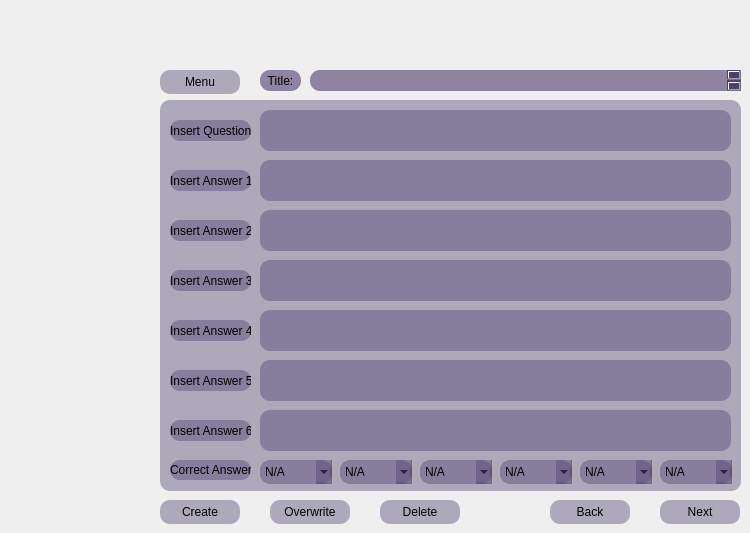
    <widget class="QWidget" name="pageQuizCreate">
     <widget class="QPushButton" name="pushButtonCreateQuestion">
      <property name="geometry">
       <rect>
        <x>160</x>
        <y>500</y>
        <width>80</width>
        <height>24</height>
       </rect>
      </property>
      <property name="styleSheet">
       <string notr="true">background-color: rgba(75, 58, 108, 100);
border-radius: 10px;</string>
      </property>
      <property name="text">
       <string>Create</string>
      </property>
     </widget>
     <widget class="QPushButton" name="pushButtonOverwriteQuestion">
      <property name="geometry">
       <rect>
        <x>270</x>
        <y>500</y>
        <width>80</width>
        <height>24</height>
       </rect>
      </property>
      <property name="styleSheet">
       <string notr="true">background-color: rgba(75, 58, 108, 100);
border-radius: 10px;</string>
      </property>
      <property name="text">
       <string>Overwrite</string>
      </property>
     </widget>
     <widget class="QPushButton" name="pushButtonDeleteQuestion">
      <property name="geometry">
       <rect>
        <x>380</x>
        <y>500</y>
        <width>80</width>
        <height>24</height>
       </rect>
      </property>
      <property name="styleSheet">
       <string notr="true">background-color: rgba(75, 58, 108, 100);
border-radius: 10px;</string>
      </property>
      <property name="text">
       <string>Delete</string>
      </property>
     </widget>
     <widget class="QPushButton" name="pushButtonPreviousQuestion">
      <property name="geometry">
       <rect>
        <x>550</x>
        <y>500</y>
        <width>80</width>
        <height>24</height>
       </rect>
      </property>
      <property name="styleSheet">
       <string notr="true">background-color: rgba(75, 58, 108, 100);
border-radius: 10px;</string>
      </property>
      <property name="text">
       <string>Back</string>
      </property>
     </widget>
     <widget class="QPushButton" name="pushButtonNextQuestion">
      <property name="geometry">
       <rect>
        <x>660</x>
        <y>500</y>
        <width>80</width>
        <height>24</height>
       </rect>
      </property>
      <property name="styleSheet">
       <string notr="true">background-color: rgba(75, 58, 108, 100);
border-radius: 10px;</string>
      </property>
      <property name="text">
       <string>Next</string>
      </property>
     </widget>
     <widget class="QPushButton" name="pushButtonReturn">
      <property name="geometry">
       <rect>
        <x>160</x>
        <y>70</y>
        <width>80</width>
        <height>24</height>
       </rect>
      </property>
      <property name="styleSheet">
       <string notr="true">background-color: rgba(75, 58, 108, 100);
border-radius: 10px;</string>
      </property>
      <property name="text">
       <string>Menu</string>
      </property>
     </widget>
     <widget class="QFrame" name="quizCreateFrame">
      <property name="geometry">
       <rect>
        <x>160</x>
        <y>100</y>
        <width>581</width>
        <height>391</height>
       </rect>
      </property>
      <property name="styleSheet">
       <string notr="true">background-color: rgba(75, 58, 108, 100);
border-radius: 10px;</string>
      </property>
      <property name="frameShape">
       <enum>QFrame::Shape::StyledPanel</enum>
      </property>
      <property name="frameShadow">
       <enum>QFrame::Shadow::Raised</enum>
      </property>
      <widget class="QLineEdit" name="lineEditAnswer3">
       <property name="geometry">
        <rect>
         <x>100</x>
         <y>160</y>
         <width>471</width>
         <height>41</height>
        </rect>
       </property>
       <property name="font">
        <font>
         <family>Sans Serif Collection</family>
         <pointsize>12</pointsize>
        </font>
       </property>
      </widget>
      <widget class="QLabel" name="labelAnswer3">
       <property name="geometry">
        <rect>
         <x>10</x>
         <y>170</y>
         <width>81</width>
         <height>21</height>
        </rect>
       </property>
       <property name="styleSheet">
        <string>background-color: rgba(75, 58, 108, 100);</string>
       </property>
       <property name="text">
        <string>Insert Answer 3</string>
       </property>
      </widget>
      <widget class="QLabel" name="labelAnswer6">
       <property name="geometry">
        <rect>
         <x>10</x>
         <y>320</y>
         <width>81</width>
         <height>21</height>
        </rect>
       </property>
       <property name="styleSheet">
        <string>background-color: rgba(75, 58, 108, 100);</string>
       </property>
       <property name="text">
        <string>Insert Answer 6</string>
       </property>
      </widget>
      <widget class="QLabel" name="labelAnswer2">
       <property name="geometry">
        <rect>
         <x>10</x>
         <y>120</y>
         <width>81</width>
         <height>21</height>
        </rect>
       </property>
       <property name="styleSheet">
        <string>background-color: rgba(75, 58, 108, 100);</string>
       </property>
       <property name="text">
        <string>Insert Answer 2</string>
       </property>
      </widget>
      <widget class="QComboBox" name="comboBoxCorrect">
       <property name="geometry">
        <rect>
         <x>100</x>
         <y>360</y>
         <width>72</width>
         <height>24</height>
        </rect>
       </property>
       <property name="styleSheet">
        <string>background-color: rgba(75, 58, 108, 100);</string>
       </property>
       <item>
        <property name="text">
         <string>N/A</string>
        </property>
       </item>
       <item>
        <property name="text">
         <string>1</string>
        </property>
       </item>
       <item>
        <property name="text">
         <string>2</string>
        </property>
       </item>
       <item>
        <property name="text">
         <string>3</string>
        </property>
       </item>
       <item>
        <property name="text">
         <string>4</string>
        </property>
       </item>
       <item>
        <property name="text">
         <string>5</string>
        </property>
       </item>
       <item>
        <property name="text">
         <string>6</string>
        </property>
       </item>
      </widget>
      <widget class="QLabel" name="labelCorrectAnswer">
       <property name="geometry">
        <rect>
         <x>10</x>
         <y>360</y>
         <width>81</width>
         <height>20</height>
        </rect>
       </property>
       <property name="styleSheet">
        <string>background-color: rgba(75, 58, 108, 100);</string>
       </property>
       <property name="text">
        <string>Correct Answer</string>
       </property>
      </widget>
      <widget class="QLineEdit" name="lineEditAnswer4">
       <property name="geometry">
        <rect>
         <x>100</x>
         <y>210</y>
         <width>471</width>
         <height>41</height>
        </rect>
       </property>
       <property name="font">
        <font>
         <family>Sans Serif Collection</family>
         <pointsize>12</pointsize>
        </font>
       </property>
      </widget>
      <widget class="QLabel" name="labelAnswer1">
       <property name="geometry">
        <rect>
         <x>10</x>
         <y>70</y>
         <width>81</width>
         <height>21</height>
        </rect>
       </property>
       <property name="styleSheet">
        <string>background-color: rgba(75, 58, 108, 100);</string>
       </property>
       <property name="text">
        <string>Insert Answer 1</string>
       </property>
      </widget>
      <widget class="QLabel" name="labelAnswer4">
       <property name="geometry">
        <rect>
         <x>10</x>
         <y>220</y>
         <width>81</width>
         <height>21</height>
        </rect>
       </property>
       <property name="styleSheet">
        <string>background-color: rgba(75, 58, 108, 100);</string>
       </property>
       <property name="text">
        <string>Insert Answer 4</string>
       </property>
      </widget>
      <widget class="QLabel" name="labelAnswer5">
       <property name="geometry">
        <rect>
         <x>10</x>
         <y>270</y>
         <width>81</width>
         <height>21</height>
        </rect>
       </property>
       <property name="styleSheet">
        <string>background-color: rgba(75, 58, 108, 100);</string>
       </property>
       <property name="text">
        <string>Insert Answer 5</string>
       </property>
      </widget>
      <widget class="QLineEdit" name="lineEditAnswer6">
       <property name="geometry">
        <rect>
         <x>100</x>
         <y>310</y>
         <width>471</width>
         <height>41</height>
        </rect>
       </property>
       <property name="font">
        <font>
         <family>Sans Serif Collection</family>
         <pointsize>12</pointsize>
        </font>
       </property>
      </widget>
      <widget class="QLabel" name="labelQuestion">
       <property name="geometry">
        <rect>
         <x>10</x>
         <y>20</y>
         <width>81</width>
         <height>21</height>
        </rect>
       </property>
       <property name="styleSheet">
        <string>background-color: rgba(75, 58, 108, 100);</string>
       </property>
       <property name="text">
        <string>Insert Question</string>
       </property>
      </widget>
      <widget class="QLineEdit" name="lineEditAnswer1">
       <property name="geometry">
        <rect>
         <x>100</x>
         <y>60</y>
         <width>471</width>
         <height>41</height>
        </rect>
       </property>
       <property name="font">
        <font>
         <family>Sans Serif Collection</family>
         <pointsize>12</pointsize>
        </font>
       </property>
      </widget>
      <widget class="QLineEdit" name="lineEditAnswer2">
       <property name="geometry">
        <rect>
         <x>100</x>
         <y>110</y>
         <width>471</width>
         <height>41</height>
        </rect>
       </property>
       <property name="font">
        <font>
         <family>Sans Serif Collection</family>
         <pointsize>12</pointsize>
        </font>
       </property>
      </widget>
      <widget class="QLineEdit" name="lineEditQuestion">
       <property name="geometry">
        <rect>
         <x>100</x>
         <y>10</y>
         <width>471</width>
         <height>41</height>
        </rect>
       </property>
       <property name="font">
        <font>
         <family>Sans Serif Collection</family>
         <pointsize>12</pointsize>
         <bold>true</bold>
        </font>
       </property>
      </widget>
      <widget class="QLineEdit" name="lineEditAnswer5">
       <property name="geometry">
        <rect>
         <x>100</x>
         <y>260</y>
         <width>471</width>
         <height>41</height>
        </rect>
       </property>
       <property name="font">
        <font>
         <family>Sans Serif Collection</family>
         <pointsize>12</pointsize>
        </font>
       </property>
      </widget>
      <widget class="QComboBox" name="comboBoxCorrect_2">
       <property name="geometry">
        <rect>
         <x>180</x>
         <y>360</y>
         <width>72</width>
         <height>24</height>
        </rect>
       </property>
       <property name="styleSheet">
        <string>background-color: rgba(75, 58, 108, 100);</string>
       </property>
       <item>
        <property name="text">
         <string>N/A</string>
        </property>
       </item>
       <item>
        <property name="text">
         <string>1</string>
        </property>
       </item>
       <item>
        <property name="text">
         <string>2</string>
        </property>
       </item>
       <item>
        <property name="text">
         <string>3</string>
        </property>
       </item>
       <item>
        <property name="text">
         <string>4</string>
        </property>
       </item>
       <item>
        <property name="text">
         <string>5</string>
        </property>
       </item>
       <item>
        <property name="text">
         <string>6</string>
        </property>
       </item>
      </widget>
      <widget class="QComboBox" name="comboBoxCorrect_3">
       <property name="geometry">
        <rect>
         <x>260</x>
         <y>360</y>
         <width>72</width>
         <height>24</height>
        </rect>
       </property>
       <property name="styleSheet">
        <string>background-color: rgba(75, 58, 108, 100);</string>
       </property>
       <item>
        <property name="text">
         <string>N/A</string>
        </property>
       </item>
       <item>
        <property name="text">
         <string>1</string>
        </property>
       </item>
       <item>
        <property name="text">
         <string>2</string>
        </property>
       </item>
       <item>
        <property name="text">
         <string>3</string>
        </property>
       </item>
       <item>
        <property name="text">
         <string>4</string>
        </property>
       </item>
       <item>
        <property name="text">
         <string>5</string>
        </property>
       </item>
       <item>
        <property name="text">
         <string>6</string>
        </property>
       </item>
      </widget>
      <widget class="QComboBox" name="comboBoxCorrect_4">
       <property name="geometry">
        <rect>
         <x>340</x>
         <y>360</y>
         <width>72</width>
         <height>24</height>
        </rect>
       </property>
       <property name="styleSheet">
        <string>background-color: rgba(75, 58, 108, 100);</string>
       </property>
       <item>
        <property name="text">
         <string>N/A</string>
        </property>
       </item>
       <item>
        <property name="text">
         <string>1</string>
        </property>
       </item>
       <item>
        <property name="text">
         <string>2</string>
        </property>
       </item>
       <item>
        <property name="text">
         <string>3</string>
        </property>
       </item>
       <item>
        <property name="text">
         <string>4</string>
        </property>
       </item>
       <item>
        <property name="text">
         <string>5</string>
        </property>
       </item>
       <item>
        <property name="text">
         <string>6</string>
        </property>
       </item>
      </widget>
      <widget class="QComboBox" name="comboBoxCorrect_5">
       <property name="geometry">
        <rect>
         <x>420</x>
         <y>360</y>
         <width>72</width>
         <height>24</height>
        </rect>
       </property>
       <property name="styleSheet">
        <string>background-color: rgba(75, 58, 108, 100);</string>
       </property>
       <item>
        <property name="text">
         <string>N/A</string>
        </property>
       </item>
       <item>
        <property name="text">
         <string>1</string>
        </property>
       </item>
       <item>
        <property name="text">
         <string>2</string>
        </property>
       </item>
       <item>
        <property name="text">
         <string>3</string>
        </property>
       </item>
       <item>
        <property name="text">
         <string>4</string>
        </property>
       </item>
       <item>
        <property name="text">
         <string>5</string>
        </property>
       </item>
       <item>
        <property name="text">
         <string>6</string>
        </property>
       </item>
      </widget>
      <widget class="QComboBox" name="comboBoxCorrect_6">
       <property name="geometry">
        <rect>
         <x>500</x>
         <y>360</y>
         <width>72</width>
         <height>24</height>
        </rect>
       </property>
       <property name="styleSheet">
        <string>background-color: rgba(75, 58, 108, 100);</string>
       </property>
       <item>
        <property name="text">
         <string>N/A</string>
        </property>
       </item>
       <item>
        <property name="text">
         <string>1</string>
        </property>
       </item>
       <item>
        <property name="text">
         <string>2</string>
        </property>
       </item>
       <item>
        <property name="text">
         <string>3</string>
        </property>
       </item>
       <item>
        <property name="text">
         <string>4</string>
        </property>
       </item>
       <item>
        <property name="text">
         <string>5</string>
        </property>
       </item>
       <item>
        <property name="text">
         <string>6</string>
        </property>
       </item>
      </widget>
     </widget>
     <widget class="QPlainTextEdit" name="plainTextEdit_2">
      <property name="geometry">
       <rect>
        <x>310</x>
        <y>70</y>
        <width>431</width>
        <height>21</height>
       </rect>
      </property>
      <property name="styleSheet">
       <string notr="true">background-color: rgba(75, 58, 108, 150);
border-radius: 10px;
</string>
      </property>
     </widget>
     <widget class="QLabel" name="label_5">
      <property name="geometry">
       <rect>
        <x>260</x>
        <y>70</y>
        <width>41</width>
        <height>21</height>
       </rect>
      </property>
      <property name="styleSheet">
       <string notr="true">background-color: rgba(75, 58, 108, 150);
border-radius: 10px;
</string>
      </property>
      <property name="text">
       <string>Title:</string>
      </property>
      <property name="alignment">
       <set>Qt::AlignmentFlag::AlignCenter</set>
      </property>
     </widget>
     <zorder>quizCreateFrame</zorder>
     <zorder>pushButtonCreateQuestion</zorder>
     <zorder>pushButtonOverwriteQuestion</zorder>
     <zorder>pushButtonDeleteQuestion</zorder>
     <zorder>pushButtonPreviousQuestion</zorder>
     <zorder>pushButtonNextQuestion</zorder>
     <zorder>pushButtonReturn</zorder>
     <zorder>plainTextEdit_2</zorder>
     <zorder>label_5</zorder>
    </widget>
